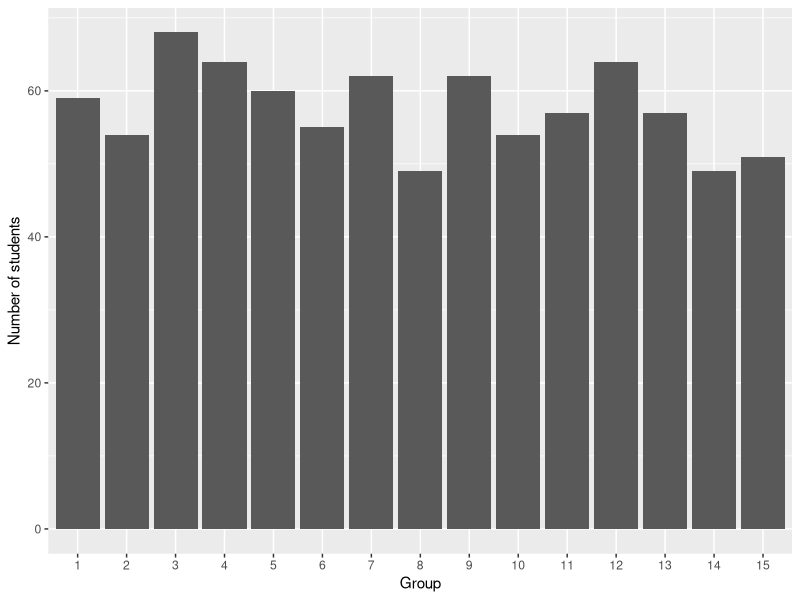
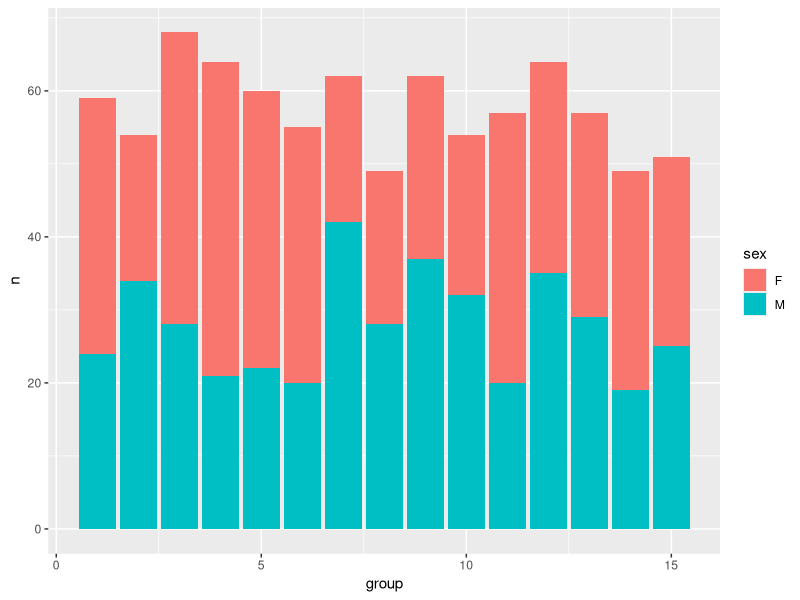
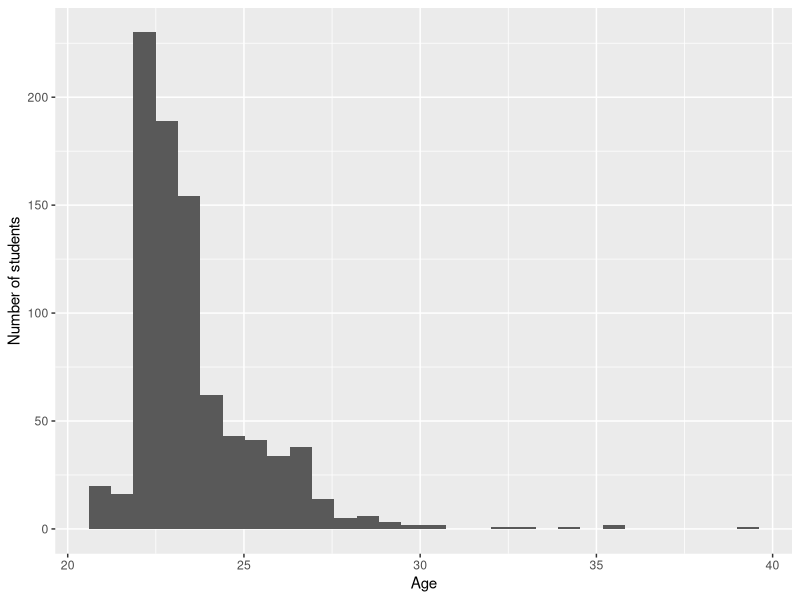
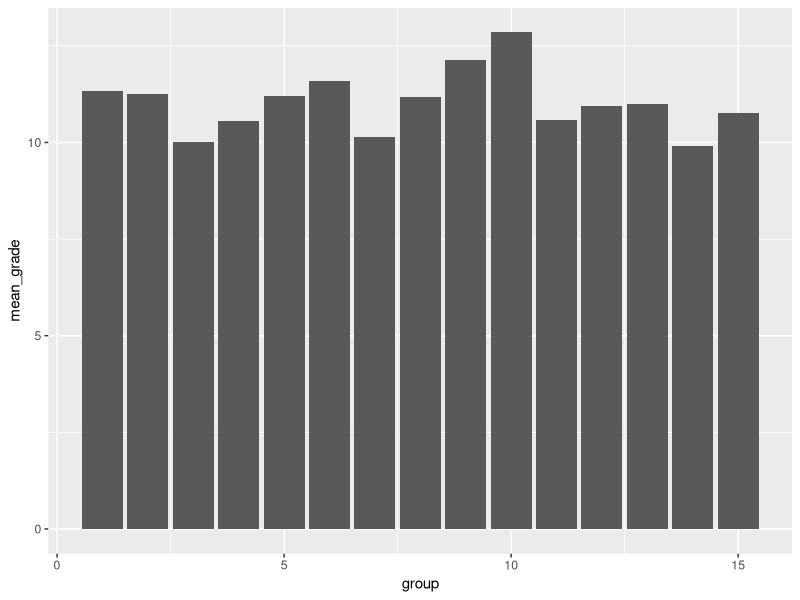
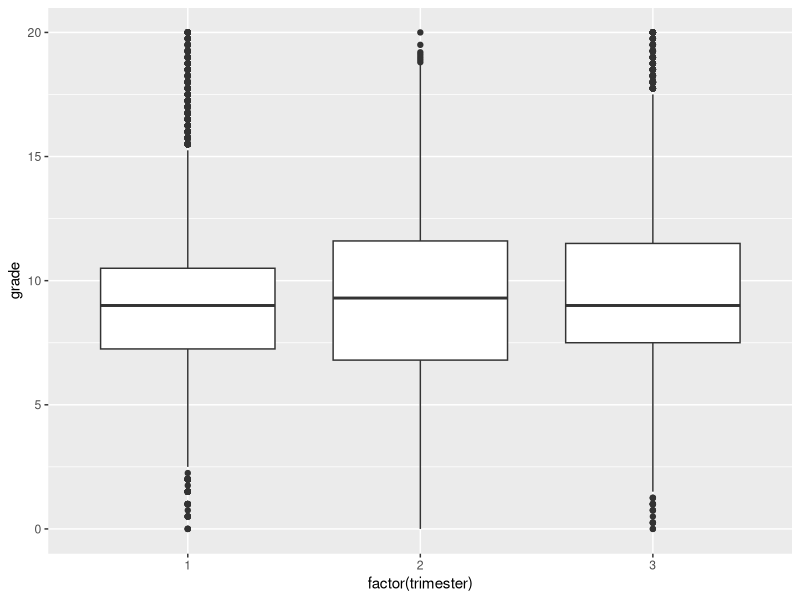
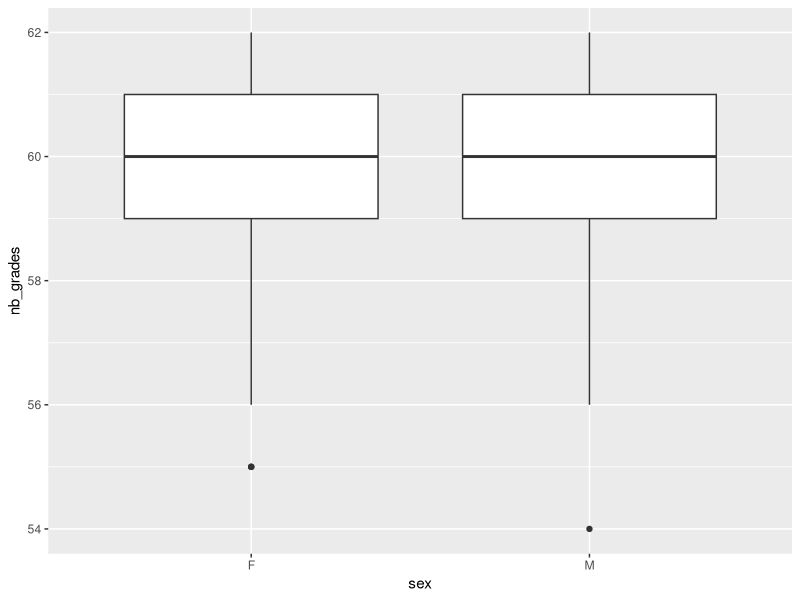
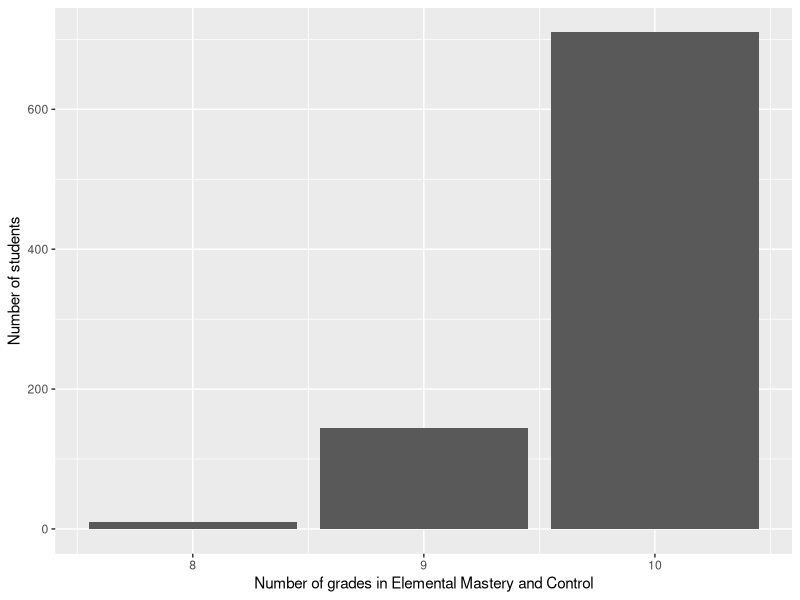
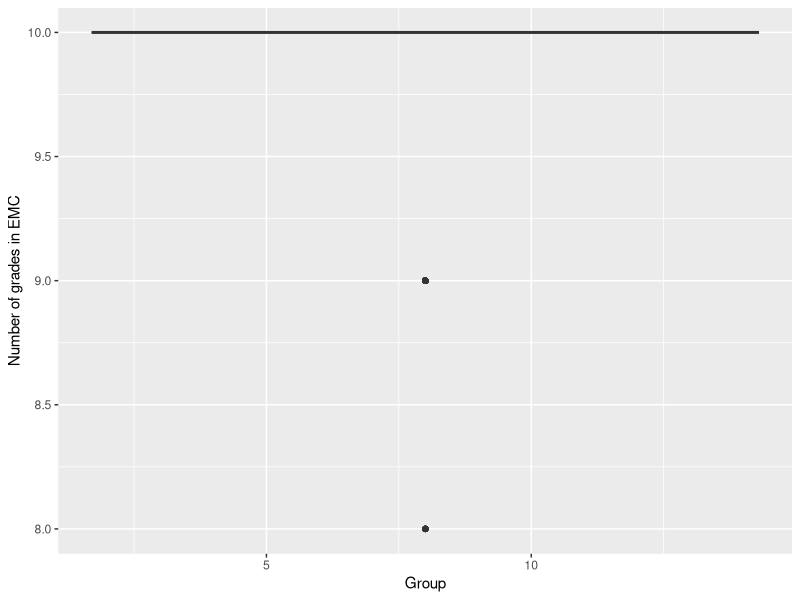

Here is the R script that generated these plots, in order:
## ---- chunk 1
library(readr)
library(here)
courses <- read_csv(here("courses.csv"), show_col_types = FALSE)
## ---- chunk 2
library(dplyr)
library(knitr)

courses |> 
  rename(
    course_name = course,
    identifier = course_id,
    number_of_exams = nb_grades
  ) |> 
  arrange(course_name) |> 
  kable()
## ---- chunk 3

students <- read_csv(here("students.csv"),show_col_types = FALSE) |>
  mutate(
    birth_date = as.Date(birth_date),
    sex = factor(sex)
  )

birth_date_class <- class(students$birth_date)
sex_class <- class(students$sex)

students |>
  slice_head(n = 5) |>
  kable()
## ---- chunk 4
library(readr)

grades <- read_delim(
  "grades.csv",
  delim = "|",
  na = "$",
  show_col_types = FALSE
)


## ---- chunk 5
library(dplyr)
library(ggplot2)

students |>
  count(group, name = "nb_students") |>
  ggplot(aes(x = factor(group), y = nb_students)) +
  geom_col() +
  labs(x = "Group", y = "Number of students")
## ---- chunk 6

students |>
  count(group, sex) |>
  ggplot(aes(x = group, y = n, fill = sex)) +
  geom_col()
## ---- chunk 7
library(lubridate)

students |>
  mutate(age = time_length(today() - birth_date, unit = "year")) |>
  ggplot(aes(x = age)) +
  labs(x = "Age", y = "Number of students") +
  geom_histogram()
## ---- chunk 8
median_age <- students |>
  mutate(age = time_length(today() - birth_date, unit = "year")) |>
  group_by(group) |>
  summarise(median_age = round(median(age)))

median_age |>
  kable()
## ---- chunk 9
oldest <- students |>
  mutate(age = round(time_length(today() - birth_date, unit = "year"))) |>
  group_by(group) |>
  filter(age == max(age)) |>
  ungroup() |>
  arrange(desc(age)) |>
  select(id, group, sex, age)

oldest |>
  kable()
## ---- chunk 10
library(dplyr)
library(tidyr)

nb_grades <- grades |>
  drop_na(grade) |>
  nrow()
## ---- chunk 11
cna_id <- courses |>
  filter(course == "Celestial Navigation and Astronomy") |>
  pull(course_id)

avg_cna <- students |>
  inner_join(grades, by = "id") |>
  filter(course_id == cna_id) |>
  group_by(group) |>
  summarise(mean_grade = mean(grade, na.rm = TRUE))

avg_cna |>
  ggplot(aes(x = group, y = mean_grade)) +
  geom_col()
## ---- chunk 12
library(dplyr)
library(ggplot2)

grades_trimester <- grades |>
  inner_join(courses, by = "course_id")

grades_trimester |>
  ggplot(aes(x = factor(trimester), y = grade)) +
  geom_boxplot()
## ---- chunk 13

grades_per_student <- grades |>
  filter(!is.na(grade)) |>
  group_by(id) |>
  summarise(nb_grades = n()) |>
  inner_join(students, by = "id") |>
  select(id, group, sex, nb_grades)


grades_per_student |>
  slice_head(n = 5) |>
  kable()

summary_table <- grades_per_student |>
  summarise(
    min = min(nb_grades),
    max = max(nb_grades),
    mean = mean(nb_grades),
    median = median(nb_grades)
  )
## ---- chunk 14
library(ggplot2)

grades_per_student |>
  ggplot(aes(x = sex, y = nb_grades)) +
  geom_boxplot()
## ---- chunk 15

emc_id <- courses |>
  filter(course == "Elemental Mastery and Control") |>
  pull(course_id)

emc_counts <- grades |>
  filter(course_id == emc_id) |>
  group_by(id) |>
  summarise(nb_grades = n())

emc_per_student <- students |>
  inner_join(emc_counts, by = "id") |>
  select(id, group, nb_grades)

emc_per_student |>
  slice_head(n = 5) |>
  kable()
## ---- chunk 16
emc_distribution <- emc_per_student |>
  count(nb_grades)

emc_distribution |>
  ggplot(aes(x = nb_grades, y = n)) +
  geom_col() +
labs(
    x = "Number of grades in Elemental Mastery and Control",
    y = "Number of students"
  )
## ---- chunk 17
emc_per_student |>
  ggplot(aes(x = group, y = nb_grades)) +
  geom_boxplot() + 
  labs(x = "Group", y = "Number of grades in EMC")
## ---- chunk 18
library(dplyr)
library(ggplot2)

emc_with_sex <- emc_per_student |>
  inner_join(select(students, id, sex), by = "id")

emc_with_sex |>
  ggplot(aes(x = group, y = nb_grades, color = sex)) +
  geom_boxplot()
## ---- chunk 19
avg_per_course <- grades |>
  filter(!is.na(grade)) |>
  group_by(id, course_id) |>
  summarise(avg_grade = mean(grade), .groups = "drop")

avg_with_group <- avg_per_course |>
  inner_join(select(students, id, group), by = "id")

avg_named <- avg_with_group |>
  inner_join(select(courses, course_id, course), by = "course_id")

avg_wide <- avg_named |>
  select(id, group, course, avg_grade) |>
  pivot_wider(
    names_from = course,
    values_from = avg_grade
  )

avg_wide |>
  select(id, group, 3:4) |>
  slice_head(n = 5) |>
  kable()

## ---- chunk 20

avg_wide |>
  ggplot(aes(x = `History of the Arcane`,
             y = `Swordsmanship and Martial Arts`)) +
  geom_point() +
  labs(
    x = "Average grade in History of the Arcane",
    y = "Average grade in Swordsmanship and Martial Arts"
  )
## ---- chunk 21
library(dplyr)

correlation_by_group <- avg_wide |>
  group_by(group) |>
  summarise(
    corr = cor(
      `Swordsmanship and Martial Arts`,
      `Necromancy and Spirit Summoning`,
      use = "complete.obs"
    )
  )

correlation_by_group
## ---- chunk 22
best_group <- correlation_by_group |>
  mutate(abs_corr = abs(corr)) |>
  arrange(desc(abs_corr)) |>
  slice(1) |>
  pull(group)

best_data <- avg_wide |>
  filter(group == best_group)

best_data |>
  ggplot(aes(x = `Necromancy and Spirit Summoning`,
             y = `Swordsmanship and Martial Arts`)) +
  geom_point() +
  labs(
    x = "Average grade in Necromancy and Spirit Summoning",
    y = "Average grade in Swordsmanship and Martial Arts",
    title = paste("Group", best_group)
  )
## ---- chunk 23
final_grades <- avg_wide |>
  rowwise() |>
  mutate(final_grade = mean(c_across(-c(id, group)), na.rm = TRUE)) |>
  ungroup()


final_with_sex <- final_grades |>
  inner_join(select(students, id, sex), by = "id") |>
  select(id, group, sex, final_grade) |>
  arrange(desc(final_grade))


final_with_sex |>
  slice_head(n = 5) |>
  kable()
## ---- chunk 24
library(ggplot2)

final_with_sex |>
  ggplot(aes(x = group, y = final_grade)) +
  geom_boxplot()
## ---- chunk 25
library(ggplot2)

final_with_sex |>
  ggplot(aes(x = group, y = final_grade)) +
  geom_boxplot() +
  facet_wrap(~ sex)
## ---- chunk 26
avg_long <- avg_wide |>
  pivot_longer(
    cols = -c(id, group),
    names_to = "course",
    values_to = "avg_grade"
  ) |>
  inner_join(select(courses, course, trimester), by = "course")

trimester_avg <- avg_long |>
  group_by(id, trimester) |>
  summarise(trim_avg = mean(avg_grade), .groups = "drop")

condition1 <- avg_long |>
  group_by(id) |>
  summarise(no_course_below_5 = all(avg_grade >= 5))

condition2 <- trimester_avg |>
  group_by(id) |>
  summarise(all_trimester_ok = all(trim_avg >= 10))

pass_table <- final_with_sex |>
  select(id, group, sex, final_grade) |>
  inner_join(condition1, by = "id") |>
  inner_join(condition2, by = "id") |>
  mutate(pass = no_course_below_5 & all_trimester_ok)

pass_table |>
  slice_head(n = 5) |>
  knitr::kable()
## ---- chunk 27
n_fail_high_grade <- pass_table |>
  filter(!pass, final_grade >= 10) |>
  nrow()
## ---- chunk 28

pass_rate_group <- pass_table |>
  group_by(group) |>
  summarise(pass_rate = mean(pass))

pass_rate_group |>
  ggplot(aes(x = group, y = pass_rate)) +
  geom_col()
## ---- chunk 29
avg_long <- avg_wide |>
  pivot_longer(
    cols = -c(id, group),
    names_to = "course",
    values_to = "avg_grade"
  )

fail_by_course <- avg_long |>
  filter(avg_grade < 5) |>
  group_by(course) |>
  summarise(n_fail = n()) |>
  arrange(desc(n_fail))

fail_by_course |>
  kable()
## ---- chunk 30

pass_with_age <- pass_table |>
  inner_join(select(students, id, birth_date), by = "id") |>
  mutate(age = round(time_length(today() - birth_date, unit = "year")))

success_by_age <- pass_with_age |>
  group_by(age) |>
  summarise(success_rate = mean(pass))

success_by_age |>
  ggplot(aes(x = age, y = success_rate)) +
  geom_col()
